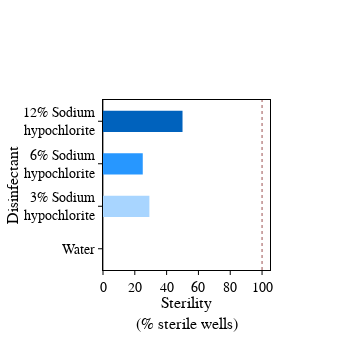

Notebook code cell kept with this figure:
### Markdown cell above
### Plot initial test data - Decontamination with 0 hold time and 4 washes with default (10$\mu$L) air gap (Fig. 2B) ###

### Code cell
colors = ['#927fbf','#a8d5ff','#2797ff','#0062bd']
vary_disinfectant_0STAG = contam_data[contam_data['stag']==10]
disinfectants = ['12% Sodium<br>hypochlorite',  '6% Sodium<br>hypochlorite',
                 '3% Sodium<br>hypochlorite', 'Water']

trace_list = []

trace_list.append(go.Bar(y=list(reversed(disinfectants)), x=list(reversed(vary_disinfectant_0STAG['sterility'])),
                         marker=dict(color=colors, line=dict(width=0, color='black')),
                         name='Contamination Rate<br>(% contaminated wells)', showlegend=False,
                         orientation='h'))

trace_list.append(go.Scatter(x=[100]*10, y=np.linspace(0,10,10),
                             mode='lines', line=dict(dash='dot',color='#9b5151',width=1),
                             yaxis='y2',showlegend=False, visible=True))

layout = go.Layout(height=350, width=350, showlegend=True, bargap=0.5, 
                   legend_orientation='h',

                    yaxis=dict(title_text='Disinfectant', 
                               title_font=dict(family='Arial',size=16,color='black'), title_standoff=0, automargin=True,
                               showline=True, linewidth=1, linecolor='black', mirror=True, showgrid=False,
                               ticks='outside', ticklen=4, tickfont=dict(size=14, family='Arial', color='black'),
                               tickangle=-0, tickcolor='black', tickvals=disinfectants),
                   yaxis2=dict(visible=False, anchor='x', overlaying='y', range=(0,10)),

                   xaxis=dict(title='Sterility<br>(% sterile wells)',
                              titlefont=dict(family='Arial', size=16, color='black'), title_standoff=0,
                              showline=True, linewidth=1, linecolor='black', mirror=True, showgrid=False,
                              ticks='outside', ticklen=4, tickfont=dict(family='Arial',size=14, color='black'),
                              nticks=10, tickangle=0, tickcolor='black',range=(0,105)))

fig = go.Figure(data=trace_list,layout=layout)
plot(fig)
#pio.write_image(fig,"Figures/fig1.svg",format='svg')

### Figure 1 — Plotly figure (JSON) as saved in the notebook; plotly's stock layout.template omitted (floating-point values rounded to 4 significant figures)
{"data": [{"marker": {"color": ["#927fbf", "#a8d5ff", "#2797ff", "#0062bd"], "line": {"color": "black", "width": 0}}, "name": "Contamination Rate<br>(% contaminated wells)", "orientation": "h", "showlegend": false, "type": "bar", "x": [0, 29.17, 25, 50], "y": ["Water", "3% Sodium<br>hypochlorite", "6% Sodium<br>hypochlorite", "12% Sodium<br>hypochlorite"]}, {"line": {"color": "#9b5151", "dash": "dot", "width": 1}, "mode": "lines", "showlegend": false, "type": "scatter", "visible": true, "x": [100, 100, 100, 100, 100, 100, 100, 100, 100, 100], "y": [0, 1.111, 2.222, 3.333, 4.444, 5.556, 6.667, 7.778, 8.889, 10], "yaxis": "y2"}], "layout": {"bargap": 0.5, "height": 350, "legend": {"orientation": "h"}, "showlegend": true, "width": 350, "xaxis": {"linecolor": "black", "linewidth": 1, "mirror": true, "nticks": 10, "range": [0, 105], "showgrid": false, "showline": true, "tickangle": 0, "tickcolor": "black", "tickfont": {"color": "black", "family": "Arial", "size": 14}, "ticklen": 4, "ticks": "outside", "title": {"font": {"color": "black", "family": "Arial", "size": 16}, "standoff": 0, "text": "Sterility<br>(% sterile wells)"}}, "yaxis": {"automargin": true, "linecolor": "black", "linewidth": 1, "mirror": true, "showgrid": false, "showline": true, "tickangle": 0, "tickcolor": "black", "tickfont": {"color": "black", "family": "Arial", "size": 14}, "ticklen": 4, "ticks": "outside", "tickvals": ["12% Sodium<br>hypochlorite", "6% Sodium<br>hypochlorite", "3% Sodium<br>hypochlorite", "Water"], "title": {"font": {"color": "black", "family": "Arial", "size": 16}, "standoff": 0, "text": "Disinfectant"}}, "yaxis2": {"anchor": "x", "overlaying": "y", "range": [0, 10], "visible": false}}}
